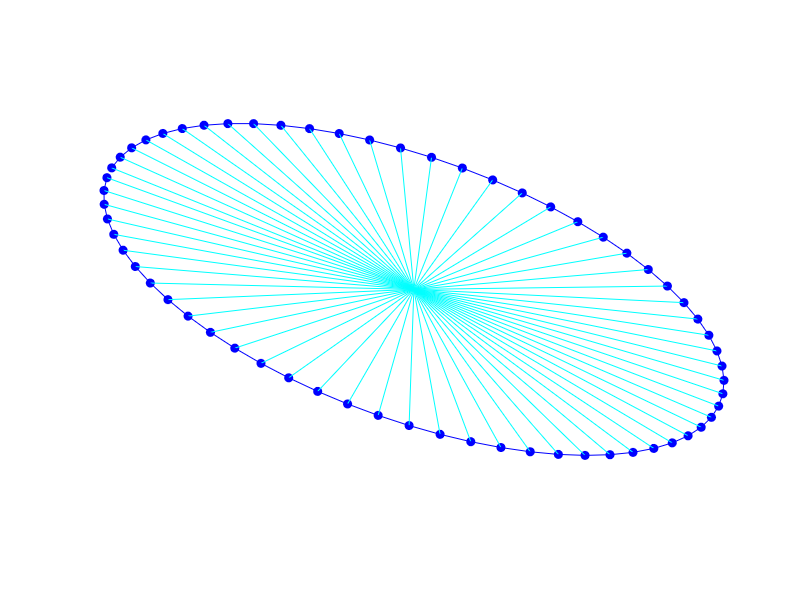

Write the MATLAB code that produced this figure.
%***************************************
%@Author: Wentao Zhang
%@Date: 2023-3-10
%@E-mail: zwt190315@163.com
%@Reference: ##########
%@Problems: 
%@Description:
%@TODO：##########
%***************************************
clear
close all

YAW_ANG = -20;
ORIEN_VEL = 3;
VERDIT_VEL = 1.2;
UNIT_A = ORIEN_VEL * 0.8;
UNIT_B = VERDIT_VEL * 0.8;
%测试范围的速度
v = [1;1.8];

yaw = deg2rad(YAW_ANG);
% theta = -pi/2:0.1:pi/2;
theta = -pi:0.1:pi;
orien_vel = VERDIT_VEL + cos(theta)*(ORIEN_VEL- VERDIT_VEL);
vel_angle = yaw+theta;
% x_vel = orien_vel.*cos(vel_angle);
% y_vel = orien_vel.*sin(vel_angle);
x_vel = ORIEN_VEL*cos(theta);
y_vel = VERDIT_VEL*sin(theta);

vel(:,1) = x_vel;
vel(:,2) = y_vel;
Rmatrix = [cos(yaw),sin(yaw);-sin(yaw),cos(yaw)];
oval_vel = vel * Rmatrix;

figure
% subplot(1,2,1);
hold on
% plot(x_vel,y_vel,'k-');
% plot(oval_vel(:,1),oval_vel(:,2),'c-');
% plot(vel(:,1,:),vel(:,2),'b-');
vel_length = length(vel_angle);
for idx = 1:vel_length
%     plot([0,VERDIT_VEL*cos(vel_angle(idx))],[0,ORIEN_VEL*sin(vel_angle(idx))],'c-');
%     plot(VERDIT_VEL*cos(vel_angle(idx)),ORIEN_VEL*sin(vel_angle(idx)),'bo');
%     plot(VERDIT_VEL*cos(theta),ORIEN_VEL*sin(theta),'c-');
%     plot(VERDIT_VEL*cos(vel_angle),ORIEN_VEL*sin(vel_angle),'c-');
    plot(oval_vel(idx,1),oval_vel(idx,2),'bo','MarkerFaceColor','b');
    plot([0,oval_vel(idx,1)],[0,oval_vel(idx,2)],'c-');
end
plot(oval_vel(:,1),oval_vel(:,2),'b-');
% plot([0,UNIT_A*cos(yaw)],[0,UNIT_A*sin(yaw)],'r-','LineWidth',2);
% plot([0,UNIT_B*cos(yaw+pi/2)],[0,UNIT_B*sin(yaw+pi/2)],'g-','LineWidth',2);
% title('oval velocity vector');
% xlabel("x velocity");
% ylabel("y velocity");
% grid on
axis equal
axis off
% axis([-5,5,-5,5]);
% axis square 


%%%%%%%%%%%%%%%%%%%%%%%%%%%%%%%%%%%%%%%%%%%%%%%%%%%%%%%%%%%%%%%%%%%%%%%%%%%
% 速度范围约束测试

v_l2 = sqrt(v(1)^2+v(2)^2);
% plot([0,v(1)],[0,v(2)],'r-','LineWidth',1);
% plot(v(1),v(2),'r.');
% Rmatrix = transpose(Rmatrix);
v_b = Rmatrix*v;
v_bl2 = v_b(1)^2/ORIEN_VEL^2+v_b(2)^2/VERDIT_VEL^2;
v_theta = atan(v(2)/v(1));
if (v_bl2 < 1)
    fprintf('Yes: v is in the oval \n');
else
    fprintf('No: v is‘t in the oval \n');
end


hold off
% figure
% % subplot(1,2,2);
% hold on
% plot(vel_angle,oval_vel(:,1),'r');
% plot(vel_angle,oval_vel(:,2),'b');
% legend('x vel','y vel');
% grid on
% subtitle("linear velocity");

%% 
% plot(vel(1,:),vel(2,:),'b-');
% print -depsc2 ellipsevel.eps